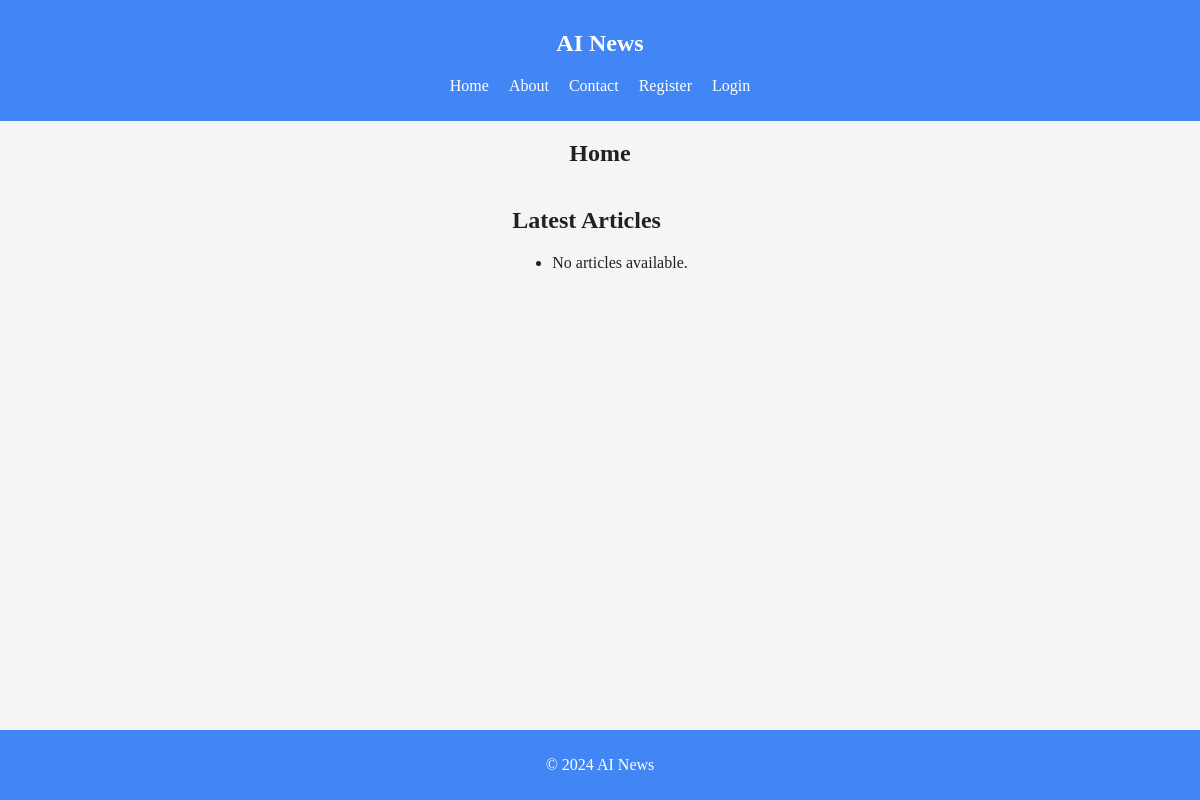
Before: / with the older database file.
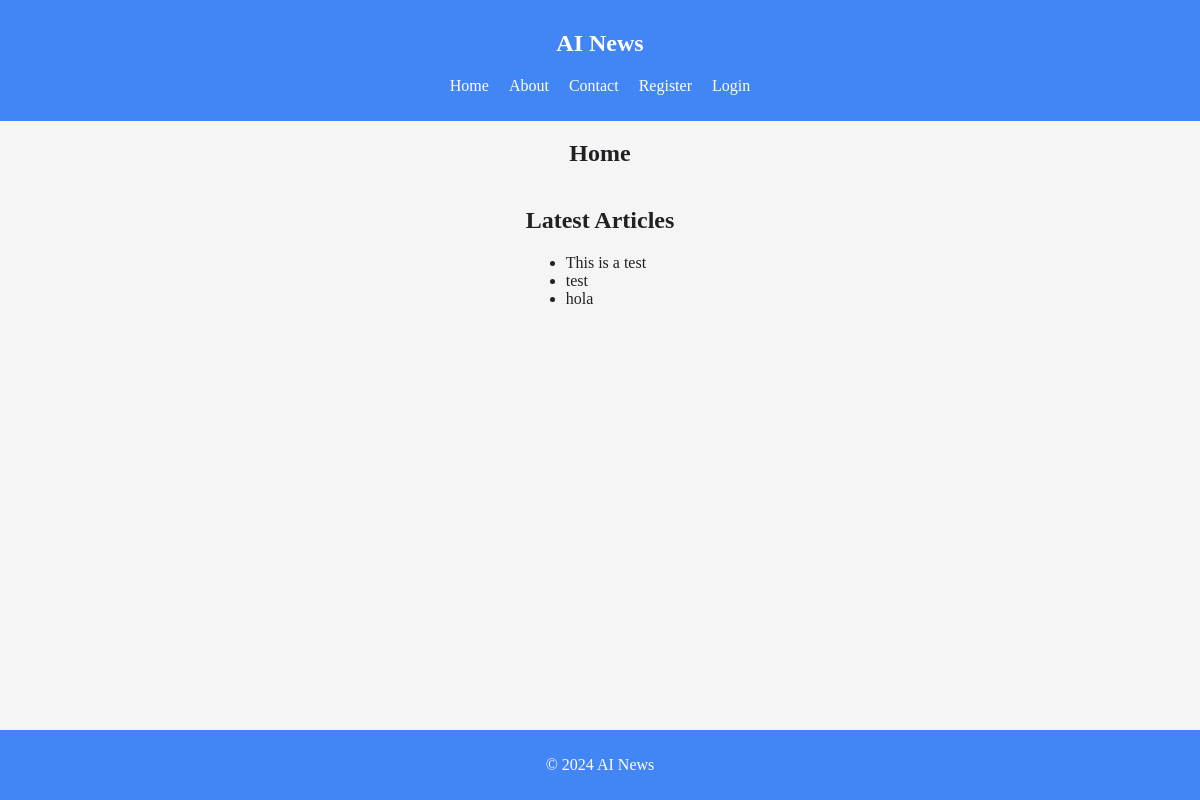
After: the same page with the newer database file.
### tables this page shows
CREATE TABLE posts (
    id INTEGER PRIMARY KEY AUTOINCREMENT,
    title TEXT NOT NULL,
    content TEXT NOT NULL,
    created_at TIMESTAMP DEFAULT CURRENT_TIMESTAMP
);

### controllers/HomeController.php (called while the page is built, shortened)
<?php
class HomeController {
    public function index() {
        $postModel = new PostModel();
        $posts = $postModel->getAllPosts();
        include 'views/home/index.php';
        include 'views/layouts/layout.php';
    }
}

### init.php (called while the page is built, shortened)
<?php
function getDbConnection() {
    return new SQLite3('/var/www/html/database/ai_news_blog.db');
}

### models/PostModel.php (called while the page is built, shortened)
<?php
class PostModel {
    private $db;
    public function __construct() {
        $this->db = getDbConnection();
    }
    public function getAllPosts() {
        $posts = [];
        $results = $this->db->query('SELECT * FROM posts ORDER BY created_at DESC');
        if ($results) {
            while ($row = $results->fetchArray(SQLITE3_ASSOC)) {
                $posts[] = $row;
            }
        }
        return $posts;
    }
}

### views/home/news_list.php (the view)
<section>
  <h2>Latest Articles</h2>
  <ul>
    <?php if (!empty($posts)): ?>
      <?php foreach ($posts as $post): ?>
        <li><?php echo htmlspecialchars($post['title']); ?></li>
      <?php endforeach; ?>
    <?php else: ?>
      <li>No articles available.</li>
    <?php endif; ?>
  </ul>
</section>

Changed rows visible on the page:
added posts: title "This is a test"
added posts: title "test"
added posts: title "hola"
Other visible differences:
text no longer shown: "No articles available."
